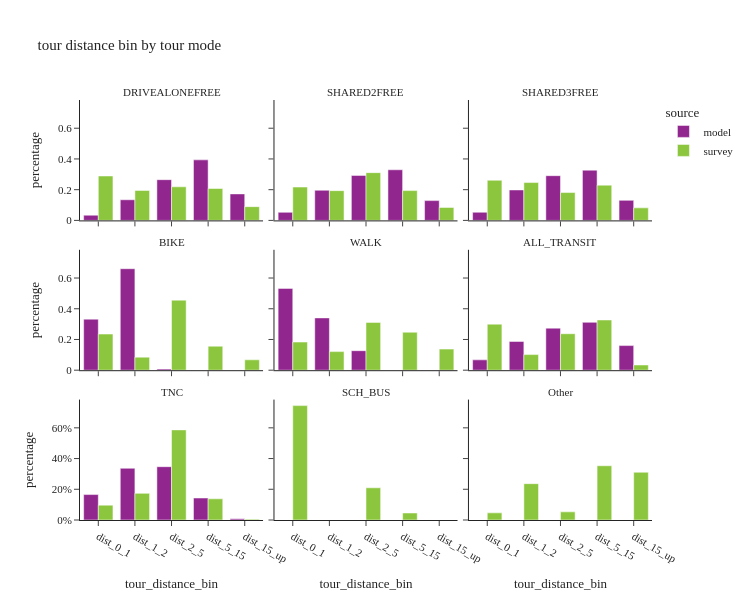

Notebook cell for this chart:
### Code cell
util.plot_share_facetbar(non_m_tour_data, 'tour_weight', share_col="tour_distance_bin", title="tour distance bin by tour mode", 
                            facet_col="tour_mode_transit_agg", facet_col_wrap=3, height=600, orientation='v')

### Figure 1 — Plotly figure (JSON) as saved in the notebook; plotly's stock layout.template omitted (floating-point values rounded to 4 significant figures)
{"data": [{"alignmentgroup": "True", "customdata": [[38053], [150615], [297363], [441781], [193383]], "hovertemplate": "source=model<br>tour_mode_transit_agg=DRIVEALONEFREE<br>tour_distance_bin=%{x}<br>percentage=%{y}<br>sample_size=%{customdata[0]}<extra></extra>", "legendgroup": "model", "marker": {"color": "#91268F", "pattern": {"shape": ""}}, "name": "model", "offsetgroup": "model", "orientation": "v", "showlegend": true, "textposition": "auto", "type": "bar", "x": ["dist_0_1", "dist_1_2", "dist_2_5", "dist_5_15", "dist_15_up"], "xaxis": "x7", "y": [0.03394, 0.1343, 0.2652, 0.394, 0.1725], "yaxis": "y7"}, {"alignmentgroup": "True", "customdata": [[46624], [174442], [260097], [292789], [114425]], "hovertemplate": "source=model<br>tour_mode_transit_agg=SHARED2FREE<br>tour_distance_bin=%{x}<br>percentage=%{y}<br>sample_size=%{customdata[0]}<extra></extra>", "legendgroup": "model", "marker": {"color": "#91268F", "pattern": {"shape": ""}}, "name": "model", "offsetgroup": "model", "orientation": "v", "showlegend": false, "textposition": "auto", "type": "bar", "x": ["dist_0_1", "dist_1_2", "dist_2_5", "dist_5_15", "dist_15_up"], "xaxis": "x8", "y": [0.05248, 0.1964, 0.2928, 0.3296, 0.1288], "yaxis": "y8"}, {"alignmentgroup": "True", "customdata": [[18606], [69529], [102067], [114638], [45770]], "hovertemplate": "source=model<br>tour_mode_transit_agg=SHARED3FREE<br>tour_distance_bin=%{x}<br>percentage=%{y}<br>sample_size=%{customdata[0]}<extra></extra>", "legendgroup": "model", "marker": {"color": "#91268F", "pattern": {"shape": ""}}, "name": "model", "offsetgroup": "model", "orientation": "v", "showlegend": false, "textposition": "auto", "type": "bar", "x": ["dist_0_1", "dist_1_2", "dist_2_5", "dist_5_15", "dist_15_up"], "xaxis": "x9", "y": [0.05307, 0.1983, 0.2911, 0.327, 0.1305], "yaxis": "y9"}, {"alignmentgroup": "True", "customdata": [[5466], [10866], [119]], "hovertemplate": "source=model<br>tour_mode_transit_agg=BIKE<br>tour_distance_bin=%{x}<br>percentage=%{y}<br>sample_size=%{customdata[0]}<extra></extra>", "legendgroup": "model", "marker": {"color": "#91268F", "pattern": {"shape": ""}}, "name": "model", "offsetgroup": "model", "orientation": "v", "showlegend": false, "textposition": "auto", "type": "bar", "x": ["dist_0_1", "dist_1_2", "dist_2_5"], "xaxis": "x4", "y": [0.3323, 0.6605, 0.007234], "yaxis": "y4"}, {"alignmentgroup": "True", "customdata": [[122536], [78324], [29216], [1]], "hovertemplate": "source=model<br>tour_mode_transit_agg=WALK<br>tour_distance_bin=%{x}<br>percentage=%{y}<br>sample_size=%{customdata[0]}<extra></extra>", "legendgroup": "model", "marker": {"color": "#91268F", "pattern": {"shape": ""}}, "name": "model", "offsetgroup": "model", "orientation": "v", "showlegend": false, "textposition": "auto", "type": "bar", "x": ["dist_0_1", "dist_1_2", "dist_2_5", "dist_5_15"], "xaxis": "x5", "y": [0.5326, 0.3404, 0.127, 4.346e-06], "yaxis": "y5"}, {"alignmentgroup": "True", "customdata": [[9118], [25377], [37114], [42241], [21714]], "hovertemplate": "source=model<br>tour_mode_transit_agg=ALL_TRANSIT<br>tour_distance_bin=%{x}<br>percentage=%{y}<br>sample_size=%{customdata[0]}<extra></extra>", "legendgroup": "model", "marker": {"color": "#91268F", "pattern": {"shape": ""}}, "name": "model", "offsetgroup": "model", "orientation": "v", "showlegend": false, "textposition": "auto", "type": "bar", "x": ["dist_0_1", "dist_1_2", "dist_2_5", "dist_5_15", "dist_15_up"], "xaxis": "x6", "y": [0.06726, 0.1872, 0.2738, 0.3116, 0.1602], "yaxis": "y6"}, {"alignmentgroup": "True", "customdata": [[1783], [3626], [3737], [1541], [82]], "hovertemplate": "source=model<br>tour_mode_transit_agg=TNC<br>tour_distance_bin=%{x}<br>percentage=%{y}<br>sample_size=%{customdata[0]}<extra></extra>", "legendgroup": "model", "marker": {"color": "#91268F", "pattern": {"shape": ""}}, "name": "model", "offsetgroup": "model", "orientation": "v", "showlegend": false, "textposition": "auto", "type": "bar", "x": ["dist_0_1", "dist_1_2", "dist_2_5", "dist_5_15", "dist_15_up"], "xaxis": "x", "y": [0.1656, 0.3367, 0.347, 0.1431, 0.007614], "yaxis": "y"}, {"alignmentgroup": "True", "customdata": [[655], [393], [537], [534], [222]], "hovertemplate": "source=survey<br>tour_mode_transit_agg=DRIVEALONEFREE<br>tour_distance_bin=%{x}<br>percentage=%{y}<br>sample_size=%{customdata[0]}<extra></extra>", "legendgroup": "survey", "marker": {"color": "#8CC63E", "pattern": {"shape": ""}}, "name": "survey", "offsetgroup": "survey", "orientation": "v", "showlegend": true, "textposition": "auto", "type": "bar", "x": ["dist_0_1", "dist_1_2", "dist_2_5", "dist_5_15", "dist_15_up"], "xaxis": "x7", "y": [0.2891, 0.1949, 0.2187, 0.2078, 0.08953], "yaxis": "y7"}, {"alignmentgroup": "True", "customdata": [[311], [233], [270], [251], [104]], "hovertemplate": "source=survey<br>tour_mode_transit_agg=SHARED2FREE<br>tour_distance_bin=%{x}<br>percentage=%{y}<br>sample_size=%{customdata[0]}<extra></extra>", "legendgroup": "survey", "marker": {"color": "#8CC63E", "pattern": {"shape": ""}}, "name": "survey", "offsetgroup": "survey", "orientation": "v", "showlegend": false, "textposition": "auto", "type": "bar", "x": ["dist_0_1", "dist_1_2", "dist_2_5", "dist_5_15", "dist_15_up"], "xaxis": "x8", "y": [0.217, 0.1937, 0.3109, 0.1941, 0.08425], "yaxis": "y8"}, {"alignmentgroup": "True", "customdata": [[154], [91], [110], [99], [41]], "hovertemplate": "source=survey<br>tour_mode_transit_agg=SHARED3FREE<br>tour_distance_bin=%{x}<br>percentage=%{y}<br>sample_size=%{customdata[0]}<extra></extra>", "legendgroup": "survey", "marker": {"color": "#8CC63E", "pattern": {"shape": ""}}, "name": "survey", "offsetgroup": "survey", "orientation": "v", "showlegend": false, "textposition": "auto", "type": "bar", "x": ["dist_0_1", "dist_1_2", "dist_2_5", "dist_5_15", "dist_15_up"], "xaxis": "x9", "y": [0.2613, 0.2464, 0.1813, 0.2294, 0.0816], "yaxis": "y9"}, {"alignmentgroup": "True", "customdata": [[50], [23], [43], [40], [20]], "hovertemplate": "source=survey<br>tour_mode_transit_agg=BIKE<br>tour_distance_bin=%{x}<br>percentage=%{y}<br>sample_size=%{customdata[0]}<extra></extra>", "legendgroup": "survey", "marker": {"color": "#8CC63E", "pattern": {"shape": ""}}, "name": "survey", "offsetgroup": "survey", "orientation": "v", "showlegend": false, "textposition": "auto", "type": "bar", "x": ["dist_0_1", "dist_1_2", "dist_2_5", "dist_5_15", "dist_15_up"], "xaxis": "x4", "y": [0.2353, 0.08479, 0.456, 0.1562, 0.06771], "yaxis": "y4"}, {"alignmentgroup": "True", "customdata": [[507], [323], [487], [392], [171]], "hovertemplate": "source=survey<br>tour_mode_transit_agg=WALK<br>tour_distance_bin=%{x}<br>percentage=%{y}<br>sample_size=%{customdata[0]}<extra></extra>", "legendgroup": "survey", "marker": {"color": "#8CC63E", "pattern": {"shape": ""}}, "name": "survey", "offsetgroup": "survey", "orientation": "v", "showlegend": false, "textposition": "auto", "type": "bar", "x": ["dist_0_1", "dist_1_2", "dist_2_5", "dist_5_15", "dist_15_up"], "xaxis": "x5", "y": [0.1832, 0.121, 0.3112, 0.2472, 0.1373], "yaxis": "y5"}, {"alignmentgroup": "True", "customdata": [[103], [68], [85], [94], [35]], "hovertemplate": "source=survey<br>tour_mode_transit_agg=ALL_TRANSIT<br>tour_distance_bin=%{x}<br>percentage=%{y}<br>sample_size=%{customdata[0]}<extra></extra>", "legendgroup": "survey", "marker": {"color": "#8CC63E", "pattern": {"shape": ""}}, "name": "survey", "offsetgroup": "survey", "orientation": "v", "showlegend": false, "textposition": "auto", "type": "bar", "x": ["dist_0_1", "dist_1_2", "dist_2_5", "dist_5_15", "dist_15_up"], "xaxis": "x6", "y": [0.2999, 0.1016, 0.2375, 0.327, 0.03398], "yaxis": "y6"}, {"alignmentgroup": "True", "customdata": [[5], [11], [13], [8], [1]], "hovertemplate": "source=survey<br>tour_mode_transit_agg=TNC<br>tour_distance_bin=%{x}<br>percentage=%{y}<br>sample_size=%{customdata[0]}<extra></extra>", "legendgroup": "survey", "marker": {"color": "#8CC63E", "pattern": {"shape": ""}}, "name": "survey", "offsetgroup": "survey", "orientation": "v", "showlegend": false, "textposition": "auto", "type": "bar", "x": ["dist_0_1", "dist_1_2", "dist_2_5", "dist_5_15", "dist_15_up"], "xaxis": "x", "y": [0.09679, 0.1734, 0.5866, 0.1379, 0.005342], "yaxis": "y"}, {"alignmentgroup": "True", "customdata": [[3], [2], [4]], "hovertemplate": "source=survey<br>tour_mode_transit_agg=SCH_BUS<br>tour_distance_bin=%{x}<br>percentage=%{y}<br>sample_size=%{customdata[0]}<extra></extra>", "legendgroup": "survey", "marker": {"color": "#8CC63E", "pattern": {"shape": ""}}, "name": "survey", "offsetgroup": "survey", "orientation": "v", "showlegend": false, "textposition": "auto", "type": "bar", "x": ["dist_0_1", "dist_2_5", "dist_5_15"], "xaxis": "x2", "y": [0.7446, 0.2097, 0.04578], "yaxis": "y2"}, {"alignmentgroup": "True", "customdata": [[24], [18], [17], [11], [11]], "hovertemplate": "source=survey<br>tour_mode_transit_agg=Other<br>tour_distance_bin=%{x}<br>percentage=%{y}<br>sample_size=%{customdata[0]}<extra></extra>", "legendgroup": "survey", "marker": {"color": "#8CC63E", "pattern": {"shape": ""}}, "name": "survey", "offsetgroup": "survey", "orientation": "v", "showlegend": false, "textposition": "auto", "type": "bar", "x": ["dist_0_1", "dist_1_2", "dist_2_5", "dist_5_15", "dist_15_up"], "xaxis": "x3", "y": [0.04642, 0.2365, 0.05308, 0.3531, 0.3108], "yaxis": "y3"}], "layout": {"annotations": [{"font": {}, "showarrow": false, "text": "TNC", "x": 0.16, "xanchor": "center", "xref": "paper", "y": 0.2867, "yanchor": "bottom", "yref": "paper"}, {"font": {}, "showarrow": false, "text": "SCH_BUS", "x": 0.5, "xanchor": "center", "xref": "paper", "y": 0.2867, "yanchor": "bottom", "yref": "paper"}, {"font": {}, "showarrow": false, "text": "Other", "x": 0.84, "xanchor": "center", "xref": "paper", "y": 0.2867, "yanchor": "bottom", "yref": "paper"}, {"font": {}, "showarrow": false, "text": "BIKE", "x": 0.16, "xanchor": "center", "xref": "paper", "y": 0.6433, "yanchor": "bottom", "yref": "paper"}, {"font": {}, "showarrow": false, "text": "WALK", "x": 0.5, "xanchor": "center", "xref": "paper", "y": 0.6433, "yanchor": "bottom", "yref": "paper"}, {"font": {}, "showarrow": false, "text": "ALL_TRANSIT", "x": 0.84, "xanchor": "center", "xref": "paper", "y": 0.6433, "yanchor": "bottom", "yref": "paper"}, {"font": {}, "showarrow": false, "text": "DRIVEALONEFREE", "x": 0.16, "xanchor": "center", "xref": "paper", "y": 1.0, "yanchor": "bottom", "yref": "paper"}, {"font": {}, "showarrow": false, "text": "SHARED2FREE", "x": 0.5, "xanchor": "center", "xref": "paper", "y": 1.0, "yanchor": "bottom", "yref": "paper"}, {"font": {}, "showarrow": false, "text": "SHARED3FREE", "x": 0.84, "xanchor": "center", "xref": "paper", "y": 1.0, "yanchor": "bottom", "yref": "paper"}], "barmode": "group", "height": 600, "legend": {"title": {"text": "source"}, "tracegroupgap": 0}, "title": {"text": "tour distance bin by tour mode"}, "width": 750, "xaxis": {"anchor": "y", "domain": [0.0, 0.32], "title": {"text": "tour_distance_bin"}}, "xaxis2": {"anchor": "y2", "domain": [0.34, 0.66], "matches": "x", "title": {"text": "tour_distance_bin"}}, "xaxis3": {"anchor": "y3", "domain": [0.68, 1.0], "matches": "x", "title": {"text": "tour_distance_bin"}}, "xaxis4": {"anchor": "y4", "domain": [0.0, 0.32], "matches": "x", "showticklabels": false}, "xaxis5": {"anchor": "y5", "domain": [0.34, 0.66], "matches": "x", "showticklabels": false}, "xaxis6": {"anchor": "y6", "domain": [0.68, 1.0], "matches": "x", "showticklabels": false}, "xaxis7": {"anchor": "y7", "domain": [0.0, 0.32], "matches": "x", "showticklabels": false}, "xaxis8": {"anchor": "y8", "domain": [0.34, 0.66], "matches": "x", "showticklabels": false}, "xaxis9": {"anchor": "y9", "domain": [0.68, 1.0], "matches": "x", "showticklabels": false}, "yaxis": {"anchor": "x", "domain": [0.0, 0.2867], "tickformat": ".0%", "title": {"text": "percentage"}}, "yaxis2": {"anchor": "x2", "domain": [0.0, 0.2867], "matches": "y", "showticklabels": false, "tickformat": ".0%"}, "yaxis3": {"anchor": "x3", "domain": [0.0, 0.2867], "matches": "y", "showticklabels": false}, "yaxis4": {"anchor": "x4", "domain": [0.3567, 0.6433], "matches": "y", "title": {"text": "percentage"}}, "yaxis5": {"anchor": "x5", "domain": [0.3567, 0.6433], "matches": "y", "showticklabels": false}, "yaxis6": {"anchor": "x6", "domain": [0.3567, 0.6433], "matches": "y", "showticklabels": false}, "yaxis7": {"anchor": "x7", "domain": [0.7133, 1.0], "matches": "y", "title": {"text": "percentage"}}, "yaxis8": {"anchor": "x8", "domain": [0.7133, 1.0], "matches": "y", "showticklabels": false}, "yaxis9": {"anchor": "x9", "domain": [0.7133, 1.0], "matches": "y", "showticklabels": false}}}
